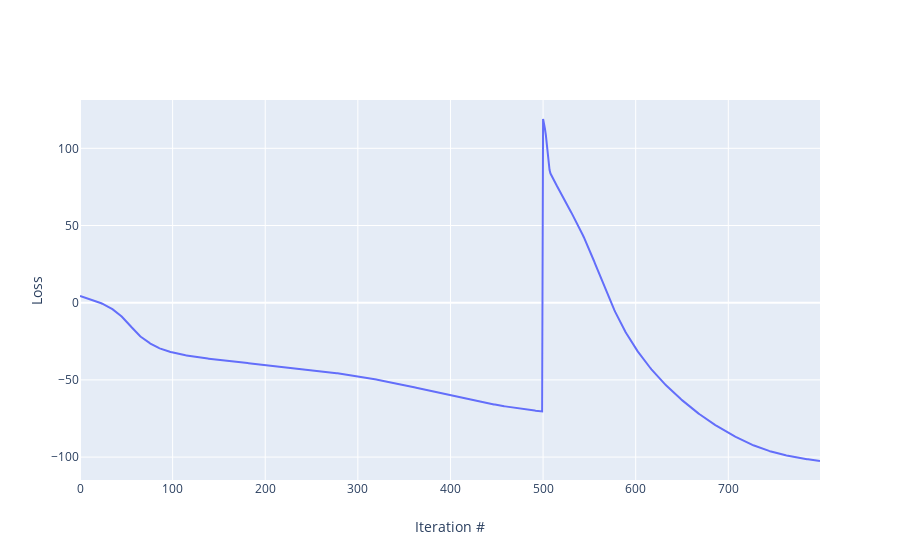

Write notebook code for a chart like this one.
### Markdown cell above
## Visualize results
### View loss as a function of iteration steps
Training should proceed until the loss approximately levels out.

### Code cell
fig = go.Figure() # plotly reference: https://plot.ly/python/line-charts/
fig.add_trace(go.Scatter(x=np.arange(len(losses)), y=losses,
                    mode='lines',
                    name='lines'))
# Edit the layout
fig.update_layout(yaxis_title='Loss',
                   xaxis_title='Iteration #')

### Figure 1 — Plotly figure (JSON) as saved in the notebook; plotly's stock layout.template omitted (floating-point values rounded to 4 significant figures; data arrays with more than 128 entries replaced by an {"elided": "..."} marker saying what was removed)
{"data": [{"mode": "lines", "name": "lines", "type": "scatter", "x": {"elided": "800 int values"}, "y": {"elided": "800 float values"}}], "layout": {"xaxis": {"title": {"text": "Iteration #"}}, "yaxis": {"title": {"text": "Loss"}}}}
